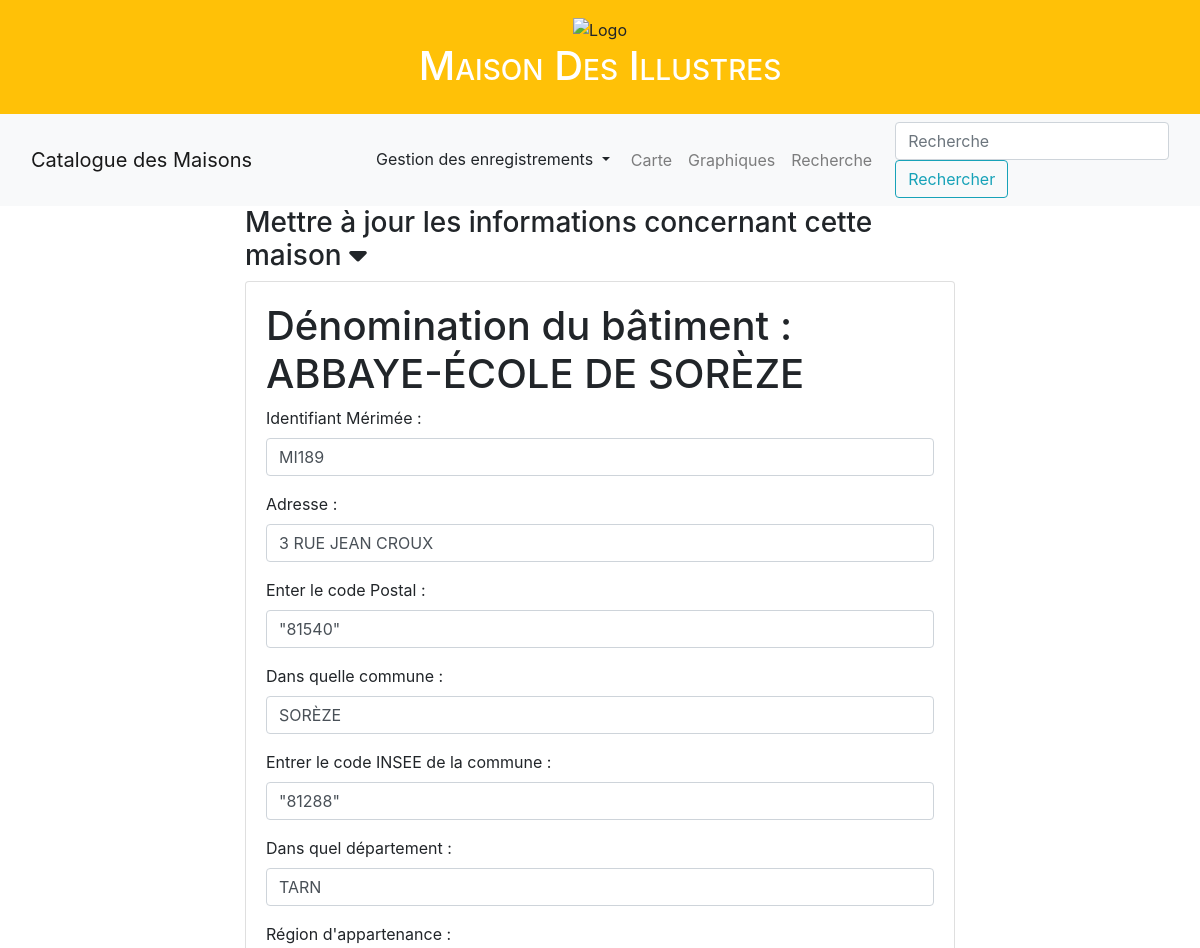
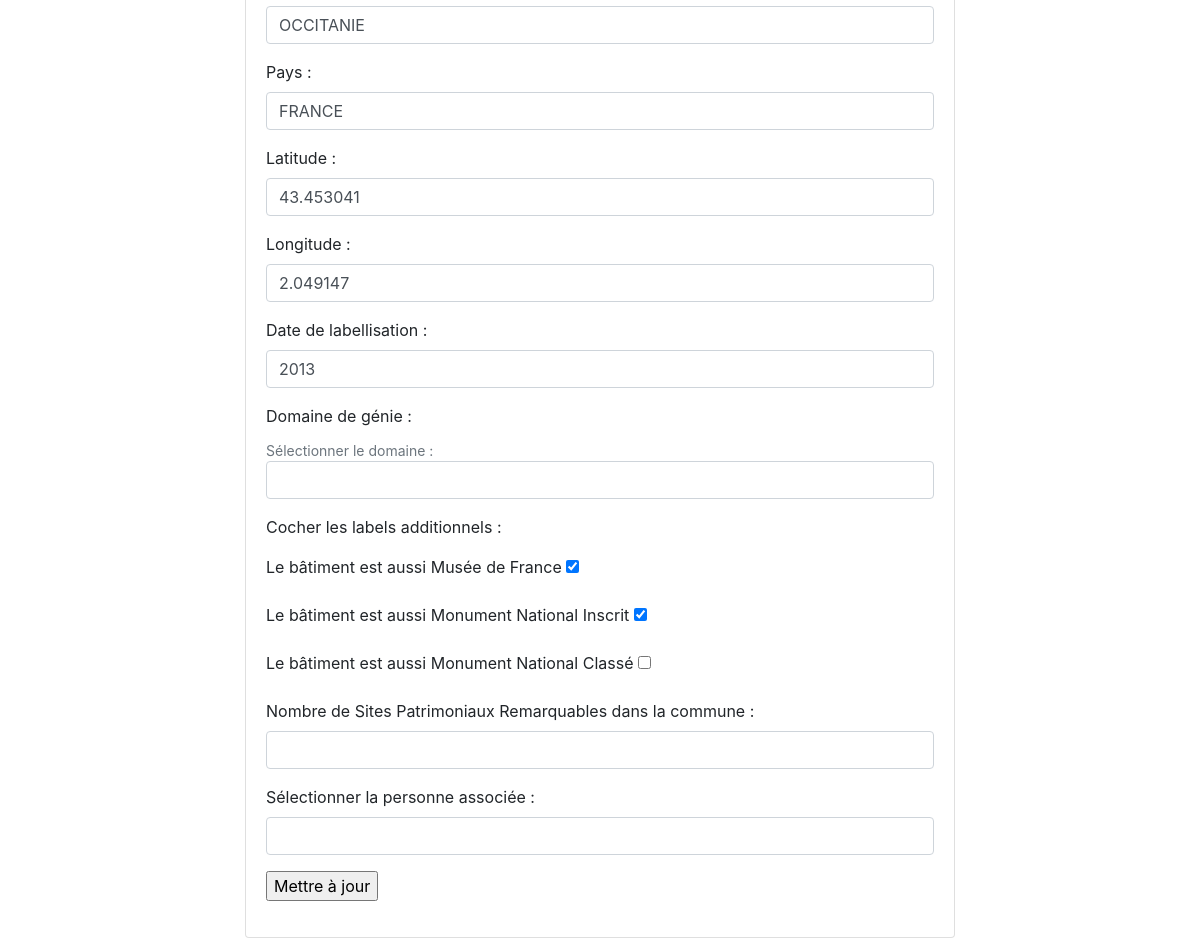
Before: /update/maisons/ABBAYE-ÉCOLE DE SORÈZE with the older database file (2 pictures, top to bottom).
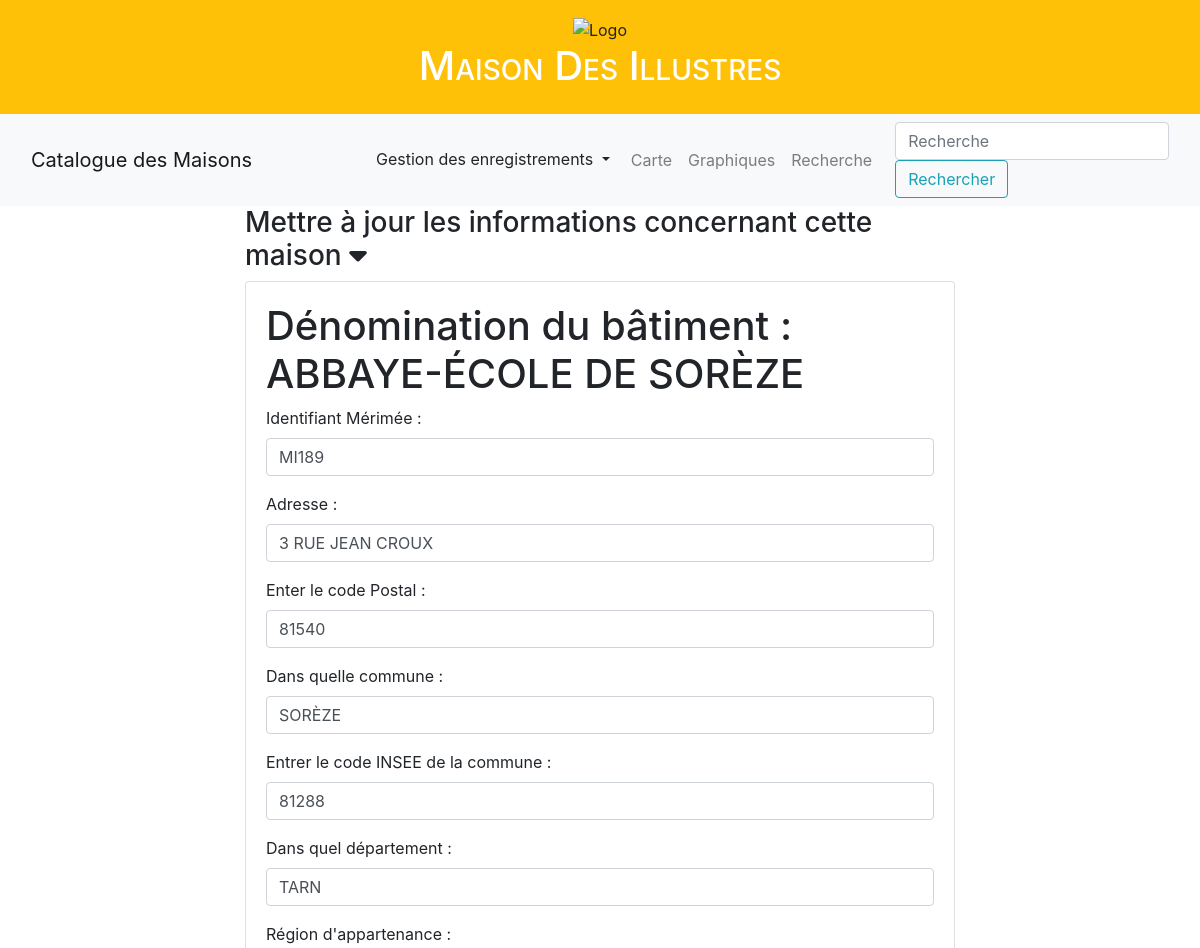
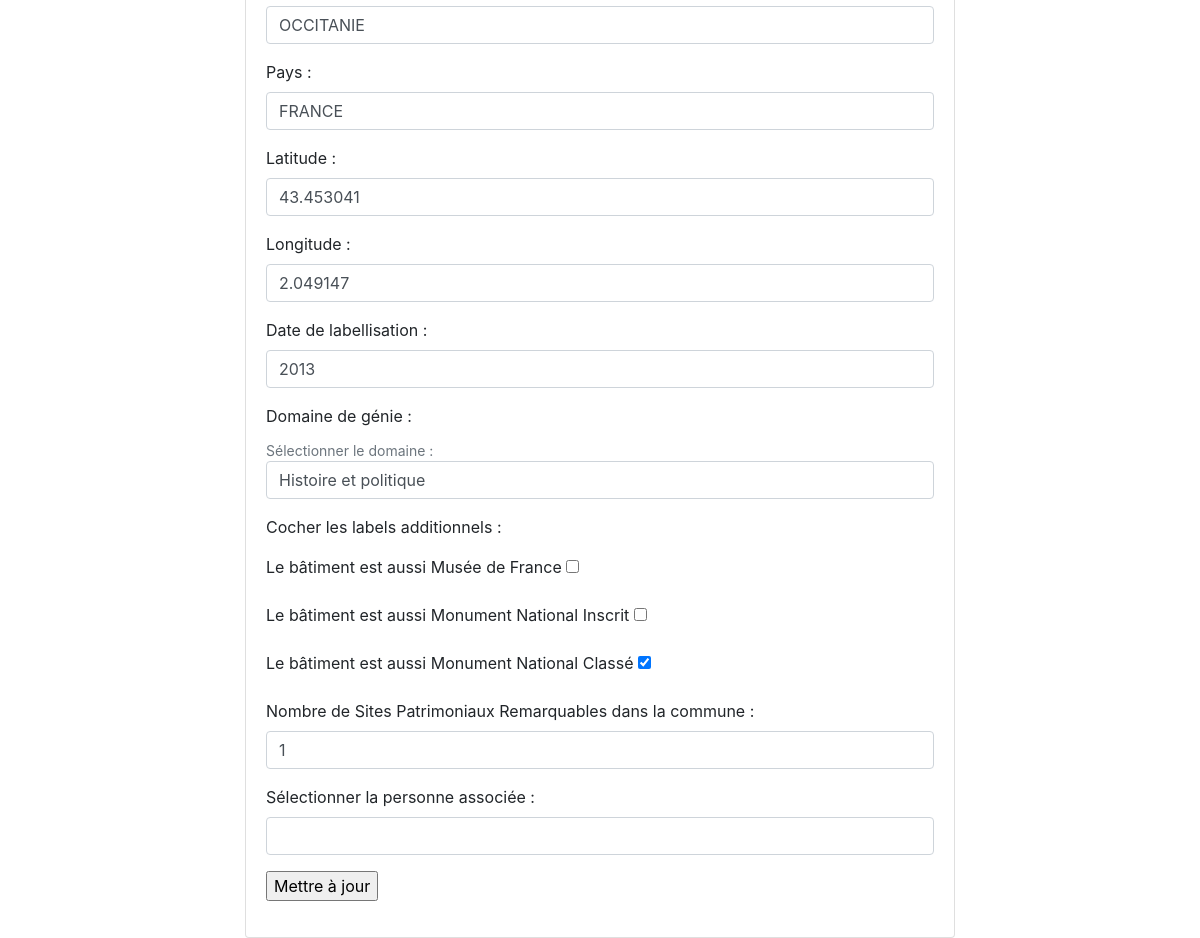
After: the same page with the newer database file (2 pictures, top to bottom).
### appli/app/models/data.py (models this page shows, shortened)
class Maisons(db.Model):
    __tablename__ = "maisons"
    id = db.Column(db.String(500), primary_key=True)
    denomination = db.Column(db.String(45))
    code_postal = db.Column(db.String(5))
    dpmt = db.Column(db.String(45))
    region = db.Column(db.String(45))
    adresse = db.Column(db.String(45))
    commune = db.Column(db.String(45))
    code_INSEE = db.Column(db.String(5))
    pays = db.Column(db.String(45))
    date_label = db.Column(db.Integer)
    latitude = db.Column(db.Float)
    longitude = db.Column(db.Float)
    museeFrance = db.Column(db.Boolean)
    monumentsInscrits = db.Column(db.Boolean)
    monumentsClasses = db.Column(db.Boolean)
    nombreSPR = db.Column(db.Integer, nullable=True)
    type = db.Column(db.Enum(Domaine))
    idWikidata = db.Column(
        db.String(20),
        db.ForeignKey('personnes.idWikidata'))
    @staticmethod
    def get_distinct_regions():
        distinct_regions = db.session.query(Maisons.region.distinct()).all()
        return [region[0] for region in distinct_regions]

### appli/app/routes/update.py (the view)
@app.route("/update/maisons/<string:nom_maison>", methods=['GET', 'POST'])
def update_maisons(nom_maison):
    distinct_regions = Maisons.get_distinct_regions()
    maison= Maisons.query.filter(Maisons.denomination == nom_maison).first()
    personne = Personnes.query.filter(Personnes.idWikidata == str(maison.idWikidata)).first()
    form = UpdateMaisons()
    form.id.data = maison.id
    form.denomination.data = maison.denomination
    form.code_postal.data = maison.code_postal
    form.adresse.data = maison.adresse
    form.commune.data = maison.commune
    form.dpmt.data = maison.dpmt
    form.region.data = maison.region
    form.code_INSEE.data = maison.code_INSEE
    form.pays.data = maison.pays
    form.date_label.data = maison.date_label
    form.latitude.data = maison.latitude
    form.longitude.data = maison.longitude
    form.museeFrance.data = maison.museeFrance
    form.monumentsInscrits.data = maison.monumentsInscrits
    form.monumentsClasses.data = maison.monumentsClasses
    form.nombreSPR.data = maison.nombreSPR
    form.type.data = maison.type.value if maison.type else ''
    form.nomIllustre.data = personne.nomIllustre if personne else ''
    form.nomIllustre.choices = [('','')] + [(personnes.nomIllustre, personnes.nomIllustre) for personnes in Personnes.query.order_by(Personnes.nomIllustre).all()]
    form.region.choices = [('','')] + [(region, region) for region in distinct_regions]
    form.type.choices = [('','')] + [(domaine.value, domaine.value) for domaine in Domaine]
    print("Formulaire est-il valide ?", form.validate_on_submit())
    if not form.validate_on_submit():
       app.logger.error("Erreurs de validation du formulaire : %s", form.errors)
    try:
        if form.validate_on_submit():
            id =  clean_arg(request.form.get("id", None))
            adresse =  clean_arg(request.form.get("adresse", None))
            commune =  clean_arg(request.form.get("commune", None))
            code_postal =  clean_arg(request.form.get("code_postal", None))
            code_INSEE =  clean_arg(request.form.get("code_INSEE", None))
            dpmt =  clean_arg(request.form.get("dpmt", None))
            region =  clean_arg(request.form.get("region", None))
            pays =  clean_arg(request.form.get("pays", None))
            latitude =  clean_arg(request.form.get("latitude", None))
            longitude =  clean_arg(request.form.get("longitude", None))
            date_label =  clean_arg(request.form.get("date_label", None))
            type =  clean_arg(request.form.get("type", None))
            museeFrance =  clean_arg(request.form.get("museeFrance", None))
            monumentsInscrits =  clean_arg(request.form.get("monumentsInscrits", None))
            monumentsClasses =  clean_arg(request.form.get("monumentsClasses", None))
            nombreSPR =  clean_arg(request.form.get("nombreSPR", None))
            nomIllustre = clean_arg(request.form.get("nomIllustre", None))
            if maison:
                print(maison)
                maison.id = id
                maison.adresse = adresse
                maison.commune = commune
                maison.code_postal = code_postal
                maison.code_INSEE = code_INSEE
                maison.dpmt = dpmt
                maison.region = region
                maison.pays = pays
                maison.latitude = latitude
                maison.longitude = longitude
                maison.date_label = date_label
                maison.type = Domaine.obtenir_clef(type)
                maison.museeFrance = True if museeFrance == 'y' else False
                maison.monumentsInscrits = True if monumentsInscrits == 'y' else False
                maison.monumentsClasses = True if monumentsClasses == 'y' else False
                maison.nombreSPR = nombreSPR #if nombreSPR else None
                if nomIllustre is not None:
                    print("je détecte quelque chose")
                    pers_a_lier = Personnes.query.filter(Personnes.nomIllustre == nomIllustre).first()
                    maison.idWikidata = pers_a_lier.idWikidata
                else :
                    print("je ne détecte rien")
                    maison.idWikidata = None
                db.session.commit()
                print("mise à jour effectuée")
                return redirect(url_for('info_maisons', nom_maisons=nom_maison))
            else:
                print("Aucun information sur cette maison.")
    except Exception as e:
        print(f"Une erreur s'est produite : {str(e)}")
        db.session.rollback()
    return render_template("pages/update_maisons.html",
            sous_titre= "Update maisons",
            form=form,
            donnees=maison)

### appli/app/templates/pages/update_maisons.html
{% extends "partials/conteneur.html" %}
{% block body %}
<div class="container">
    <div class="row">
        <div class="col-sm-2"></div>
        <div class="col-sm-8">
            <h3 data-toggle="collapse" data-target="#collapseExample" aria-expanded="false"
                aria-controls="collapseExample">
                Mettre à jour les informations concernant cette maison <i class="fa-solid fa-caret-down"></i>
        </h3>
            <div class="collapse show" id="collapseExample">
                <div class="card card-body">
                    {% include "partials/formulaires/update_maison.html" %}
                </div>
            </div>
        </div>
        <div class="col-sm-2"></div>
    </div>
</div>
{% endblock %}

### appli/app/templates/partials/formulaires/update_maison.html (shortened to what this page needs)
<form action="{{url_for('update_maisons', nom_maison=donnees.denomination)}}" method="POST" name="update_maisons">
{%if donnees%}
    <div>
       <h1>Dénomination du bâtiment :
        {{donnees.denomination}}</h1>
    </div>
    <div class="form-group">
        <label for="id">Identifiant Mérimée : </label>
        {{ form.id(class_="form-control") }}
    </div>
    <div class="form-group">
        <label for="adresse">Adresse : </label>
        {{ form.adresse(class_="form-control") }}
    </div>
    <div class="form-group">
        <label for="code_postal">Enter le code Postal : </label>
        {{ form.code_postal(class_="form-control") }}
    </div>
    <div class="form-group">
        <label for="commune">Dans quelle commune : </label>
        {{ form.commune(class_="form-control") }}
    </div>
    <div class="form-group">
        <label for="code_INSEE">Entrer le code INSEE de la commune : </label>
        {{ form.code_INSEE(class_="form-control") }}
    </div>
    <div class="form-group">
        <label for="dpmt">Dans quel département : </label>
        {{ form.dpmt(class_="form-control") }}
    </div>
    <div class="form-group">
        <label for="region">Région d'appartenance : </label>
        {{ form.region(class_="form-control") }}
    </div>
    <div class="form-group">
        <label for="pays">Pays : </label>
        {{ form.pays(class_="form-control") }}
    </div>
    <div class="form-group">
        <label for="latitude">Latitude : </label>
        {{ form.latitude(class_="form-control") }}
    </div>
    <div class="form-group">
        <label for="longitude">Longitude : </label>
        {{ form.longitude(class_="form-control") }}
    </div>
    <div class="form-group">
        <label for="date_label">Date de labellisation : </label>
        {{ form.date_label(class_="form-control") }}
    </div>
    <div class="form-group">
        <label for="type">Domaine de génie : </label>
        <small id="type" class="form-text text-muted">Sélectionner le domaine : </small>
        {{ form.type(class_="form-control") }}
    </div>
    <div class="form-group">
        <p>Cocher les labels additionnels : </p>
        <label for="musee_france">Le bâtiment est aussi Musée de France </label>
        {{ form.museeFrance() }}
    </div>
    <div class="form-group">
        <label for="monuments_inscrit">Le bâtiment est aussi Monument National Inscrit </label>
        {{ form.monumentsInscrits() }}
    </div>
    <div class="form-group">
        <label for="monuments_classes">Le bâtiment est aussi Monument National Classé </label>
        {{ form.monumentsClasses() }}
    </div>
    <div class="form-group">
        <label for="nombre_SPR">Nombre de Sites Patrimoniaux Remarquables dans la commune : </label>
        {{ form.nombreSPR(class_="form-control") }}
    </div>
    <div class="form-group">
        <label for="nomIllustre">Sélectionner la personne associée : </label>
        {{ form.nomIllustre(class_="form-control") }}
    </div>
    {%endif%}
    <p><input type="submit" value="Mettre à jour"></p>
</form>

Changed rows visible on the page:
changed Maisons "ABBAYE-ÉCOLE DE SORÈZE": code_postal "\"81540\"" → "81540"; code_INSEE "\"81288\"" → "81288"; type (not shown) → "Histoire et politique"; museeFrance "☑" → "☐"; monumentsInscrits "☑" → "☐"; monumentsClasses "☐" → "☑"; nombreSPR (not shown) → "1"
